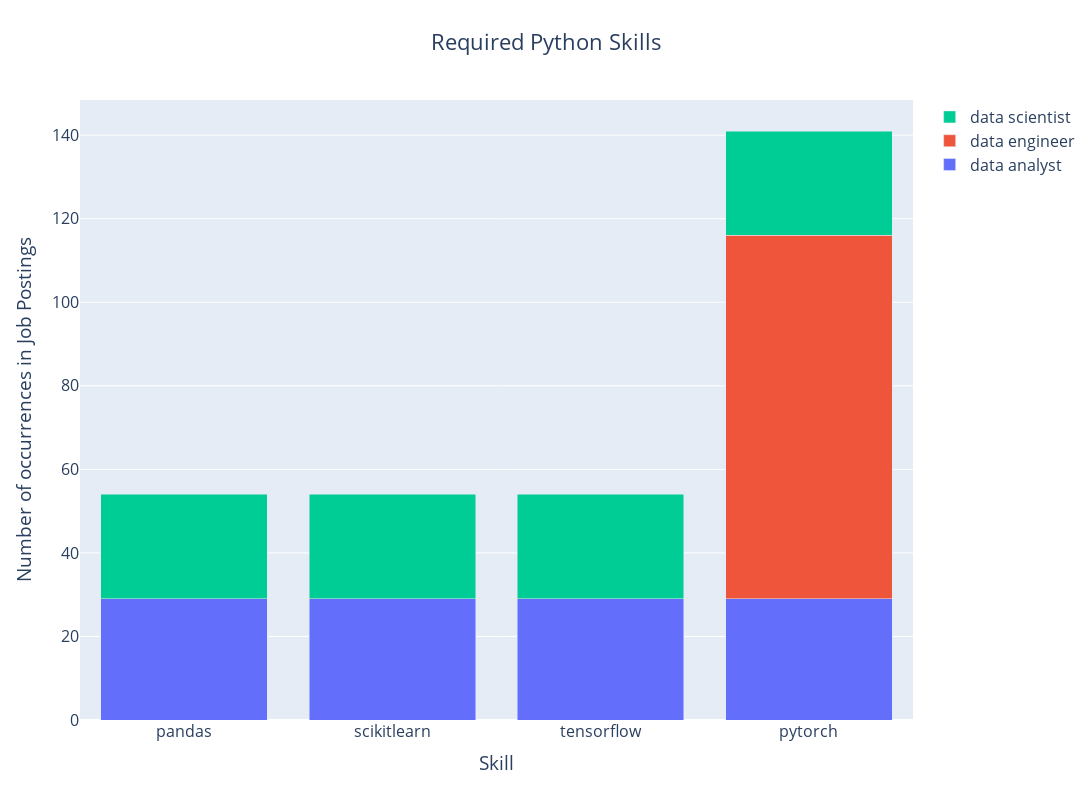

Notebook code cell kept with this figure:
### Markdown cell above
### Figure 2 (slide 12)

### Code cell
df_python = df_all[df_all["type"] == "python"]

fig2 = go.Figure(layout={'barmode': 'stack'})

for i, (grp, df) in enumerate(df_python.groupby(by = "keyword")):
    fig2.add_trace(go.Bar(x=df["skill"], y=df["count"], name=grp))

fig2.update_layout(font_size = 16, height = 800, width = 1500, title = "Required Python Skills", 
                   title_x = 0.5, xaxis=dict(title='Skill'), yaxis=dict(title='Number of occurrences in Job Postings'))
fig2.show()

### Figure 1 — Plotly figure (JSON) as saved in the notebook; plotly's stock layout.template omitted (floating-point values rounded to 4 significant figures)
{"data": [{"name": "data analyst", "type": "bar", "x": ["pandas", "scikitlearn", "tensorflow", "pytorch"], "y": [29, 29, 29, 29]}, {"name": "data engineer", "type": "bar", "x": ["pytorch"], "y": [87]}, {"name": "data scientist", "type": "bar", "x": ["pandas", "scikitlearn", "tensorflow", "pytorch"], "y": [25, 25, 25, 25]}], "layout": {"barmode": "stack", "font": {"size": 16}, "height": 800, "title": {"text": "Required Python Skills", "x": 0.5}, "width": 1500, "xaxis": {"title": {"text": "Skill"}}, "yaxis": {"title": {"text": "Number of occurrences in Job Postings"}}}}
